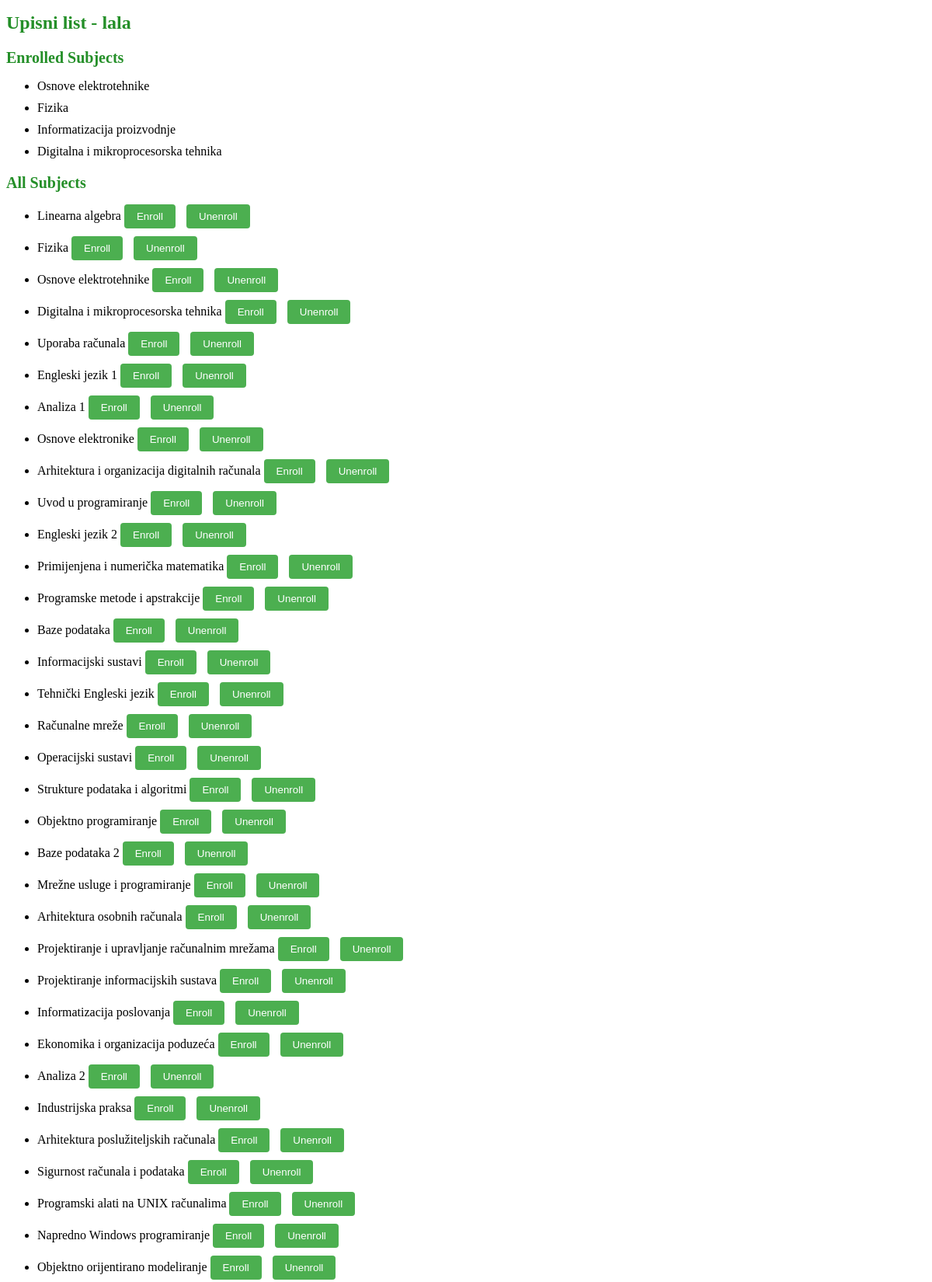
The app's page /upisni_list/2/ (upper part) with its own data.
### app_1/models.py (models this page shows, shortened)
class Korisnici(AbstractUser):
    ROLES = (('prof', 'profesor'), ('stu', 'student'), ('admin', 'admin'))
    STATUS = (('none', 'None'), ('izv', 'izvanredni student'), ('red', 'redovni student'))
    role = models.CharField(max_length=50, choices=ROLES)
    status = models.CharField(max_length=50, choices=STATUS)

class Upisi(models.Model):
    student_id = models.ForeignKey(Korisnici, on_delete=models.CASCADE)
    predmet_id = models.ForeignKey(Predmeti, on_delete=models.CASCADE)
    status = models.CharField(max_length=100, choices=Predmeti.STATUS)

class Predmeti(models.Model):
    IZBORNI = (('DA', 'da'), ('NE', 'ne'))
    STATUS = (('upis', 'upisan'), ('da', 'polozen'), ('ne', 'izgubio potpis'))
    name = models.CharField(max_length=50)
    kod = models.CharField(max_length=50)
    program = models.CharField(max_length=50)
    ects = models.IntegerField()
    sem_red = models.IntegerField()
    sem_izv = models.IntegerField()
    izborni = models.CharField(max_length=50, choices=IZBORNI)
    nositelj = models.ForeignKey(Korisnici, on_delete=models.SET_NULL, null=True)

### app_1/views.py (the view)
# urls.py: path('upisni_list/<int:student_id>/', views.upisni_list, name='upisni_list'),
def upisni_list(request, student_id):
    student = get_object_or_404(Korisnici, id=student_id)
    enrolled_subjects = Upisi.objects.filter(student_id=student_id)
    subjects = Predmeti.objects.all()
    return render(request, 'upisni_list.html', {'student': student, 'subjects': subjects, 'enrolled_subjects': enrolled_subjects})

### app_1/templates/upisni_list.html (shortened to what this page needs)
{% extends 'base.html' %}
{% block upisni_list %}
  <h1>Upisni list - {{ student.username }}</h1>
  <div class="row">
    <div class="col-md-6">
      <h2>Enrolled Subjects</h2>
      <ul>
        {% for subject in enrolled_subjects %}
          <li>{{ subject.predmet_id.name }}</li>
        {% endfor %}
      </ul>
    </div>
    <div class="col-md-6">
      <h2>All Subjects</h2>
      <ul>
        {% for subject in subjects %}
          <li>
            {{ subject.name }}
            <div class="button-container">
              <form method="post" action="{% url 'enroll_subject' student.id %}">
                <button type="submit" class="submit-button">Enroll</button>
              </form>
            </div>
            <div class="button-container">
              <form method="post" action="{% url 'unenroll_subject' student.id %}">
                <button type="submit" class="submit-button">Unenroll</button>
              </form>
            </div>
          </li>
        {% endfor %}
      </ul>
    </div>
  </div>
{% endblock %}

### app_1/templates/upisni_list.html (style rules this page uses)
h1 { color: #248f28; font-size: 24px; margin-bottom: 20px; }
h2 { color: #248f28; font-size: 20px; margin-bottom: 10px; }
ul { margin-bottom: 20px; }
li { margin-bottom: 10px; }
.col-md-6 { width: 50%; }
.button-container { display: inline-block; margin-right: 10px; }
.submit-button { background-color: #4CAF50; color: white; padding: 8px 16px; border: none; border-radius: 4px; cursor: pointer; }

### records on screen
Korisnici: username "lala"
Upisi: predmet_id.name "Osnove elektrotehnike"
Upisi: predmet_id.name "Fizika"
Upisi: predmet_id.name "Informatizacija proizvodnje"
Upisi: predmet_id.name "Digitalna i mikroprocesorska tehnika"
Predmeti: name "Linearna algebra"
Predmeti: name "Fizika"
Predmeti: name "Osnove elektrotehnike"
Predmeti: name "Digitalna i mikroprocesorska tehnika"
Predmeti: name "Uporaba računala"
Predmeti: name "Engleski jezik 1"
Predmeti: name "Analiza 1"
Predmeti: name "Osnove elektronike"
Predmeti: name "Arhitektura i organizacija digitalnih računala"
Predmeti: name "Uvod u programiranje"
Predmeti: name "Engleski jezik 2"
Predmeti: name "Primijenjena i numerička matematika"
Predmeti: name "Programske metode i apstrakcije"
Predmeti: name "Baze podataka"
Predmeti: name "Informacijski sustavi"
Predmeti: name "Tehnički Engleski jezik"
Predmeti: name "Računalne mreže"
Predmeti: name "Operacijski sustavi"
Predmeti: name "Strukture podataka i algoritmi"
Predmeti: name "Objektno programiranje"
Predmeti: name "Baze podataka 2"
Predmeti: name "Mrežne usluge i programiranje"
Predmeti: name "Arhitektura osobnih računala"
Predmeti: name "Projektiranje i upravljanje računalnim mrežama"
Predmeti: name "Projektiranje informacijskih sustava"
Predmeti: name "Informatizacija poslovanja"
Predmeti: name "Ekonomika i organizacija poduzeća"
Predmeti: name "Analiza 2"
Predmeti: name "Industrijska praksa"
Predmeti: name "Arhitektura poslužiteljskih računala"
Predmeti: name "Sigurnost računala i podataka"
Predmeti: name "Programski alati na UNIX računalima"
Predmeti: name "Napredno Windows programiranje"
Predmeti: name "Objektno orijentirano modeliranje"
